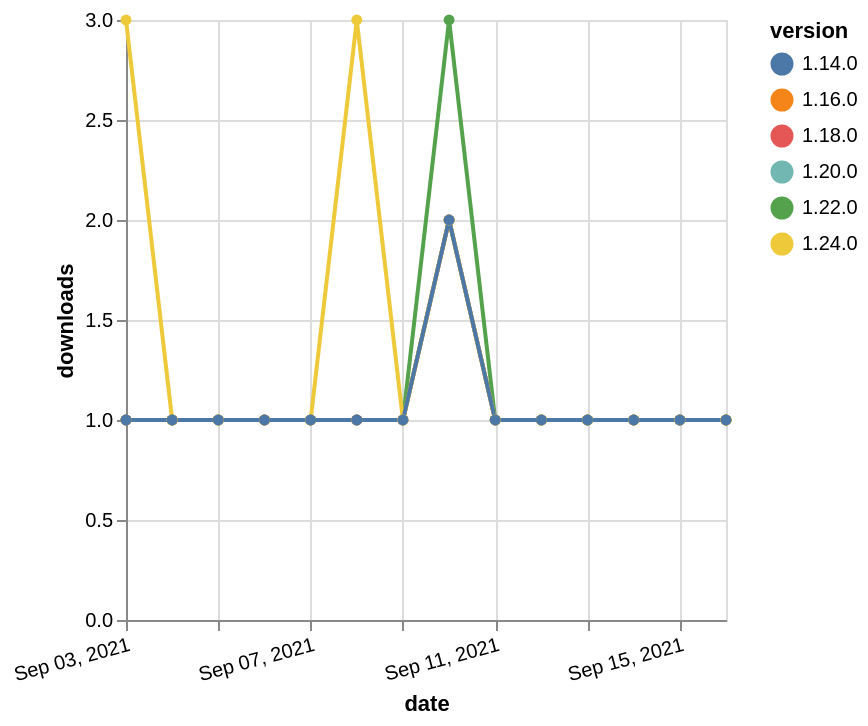

Describe this chart as a Vega-Lite specification.
### Vega-Lite specification from a JSON file in a GitHub repository (floating-point values rounded to 4 significant figures)
{"$schema": "https://vega.github.io/schema/vega-lite/v5.json", "description": "A simple bar chart with embedded data.", "data": {"values": [{"date": "2021-09-03", "total": 178, "delta": 1, "version": "1.18.0"}, {"date": "2021-09-04", "total": 179, "delta": 1, "version": "1.18.0"}, {"date": "2021-09-05", "total": 180, "delta": 1, "version": "1.18.0"}, {"date": "2021-09-06", "total": 181, "delta": 1, "version": "1.18.0"}, {"date": "2021-09-07", "total": 182, "delta": 1, "version": "1.18.0"}, {"date": "2021-09-08", "total": 183, "delta": 1, "version": "1.18.0"}, {"date": "2021-09-09", "total": 184, "delta": 1, "version": "1.18.0"}, {"date": "2021-09-10", "total": 186, "delta": 2, "version": "1.18.0"}, {"date": "2021-09-11", "total": 187, "delta": 1, "version": "1.18.0"}, {"date": "2021-09-12", "total": 188, "delta": 1, "version": "1.18.0"}, {"date": "2021-09-13", "total": 189, "delta": 1, "version": "1.18.0"}, {"date": "2021-09-14", "total": 190, "delta": 1, "version": "1.18.0"}, {"date": "2021-09-15", "total": 191, "delta": 1, "version": "1.18.0"}, {"date": "2021-09-16", "total": 192, "delta": 1, "version": "1.18.0"}, {"date": "2021-09-03", "total": 174, "delta": 1, "version": "1.22.0"}, {"date": "2021-09-04", "total": 175, "delta": 1, "version": "1.22.0"}, {"date": "2021-09-05", "total": 176, "delta": 1, "version": "1.22.0"}, {"date": "2021-09-06", "total": 177, "delta": 1, "version": "1.22.0"}, {"date": "2021-09-07", "total": 178, "delta": 1, "version": "1.22.0"}, {"date": "2021-09-08", "total": 179, "delta": 1, "version": "1.22.0"}, {"date": "2021-09-09", "total": 180, "delta": 1, "version": "1.22.0"}, {"date": "2021-09-10", "total": 183, "delta": 3, "version": "1.22.0"}, {"date": "2021-09-11", "total": 184, "delta": 1, "version": "1.22.0"}, {"date": "2021-09-12", "total": 185, "delta": 1, "version": "1.22.0"}, {"date": "2021-09-13", "total": 186, "delta": 1, "version": "1.22.0"}, {"date": "2021-09-14", "total": 187, "delta": 1, "version": "1.22.0"}, {"date": "2021-09-15", "total": 188, "delta": 1, "version": "1.22.0"}, {"date": "2021-09-16", "total": 189, "delta": 1, "version": "1.22.0"}, {"date": "2021-09-03", "total": 150, "delta": 1, "version": "1.20.0"}, {"date": "2021-09-04", "total": 151, "delta": 1, "version": "1.20.0"}, {"date": "2021-09-05", "total": 152, "delta": 1, "version": "1.20.0"}, {"date": "2021-09-06", "total": 153, "delta": 1, "version": "1.20.0"}, {"date": "2021-09-07", "total": 154, "delta": 1, "version": "1.20.0"}, {"date": "2021-09-08", "total": 155, "delta": 1, "version": "1.20.0"}, {"date": "2021-09-09", "total": 156, "delta": 1, "version": "1.20.0"}, {"date": "2021-09-10", "total": 158, "delta": 2, "version": "1.20.0"}, {"date": "2021-09-11", "total": 159, "delta": 1, "version": "1.20.0"}, {"date": "2021-09-12", "total": 160, "delta": 1, "version": "1.20.0"}, {"date": "2021-09-13", "total": 161, "delta": 1, "version": "1.20.0"}, {"date": "2021-09-14", "total": 162, "delta": 1, "version": "1.20.0"}, {"date": "2021-09-15", "total": 163, "delta": 1, "version": "1.20.0"}, {"date": "2021-09-16", "total": 164, "delta": 1, "version": "1.20.0"}, {"date": "2021-09-03", "total": 189, "delta": 1, "version": "1.16.0"}, {"date": "2021-09-04", "total": 190, "delta": 1, "version": "1.16.0"}, {"date": "2021-09-05", "total": 191, "delta": 1, "version": "1.16.0"}, {"date": "2021-09-06", "total": 192, "delta": 1, "version": "1.16.0"}, {"date": "2021-09-07", "total": 193, "delta": 1, "version": "1.16.0"}, {"date": "2021-09-08", "total": 194, "delta": 1, "version": "1.16.0"}, {"date": "2021-09-09", "total": 195, "delta": 1, "version": "1.16.0"}, {"date": "2021-09-10", "total": 197, "delta": 2, "version": "1.16.0"}, {"date": "2021-09-11", "total": 198, "delta": 1, "version": "1.16.0"}, {"date": "2021-09-12", "total": 199, "delta": 1, "version": "1.16.0"}, {"date": "2021-09-13", "total": 200, "delta": 1, "version": "1.16.0"}, {"date": "2021-09-14", "total": 201, "delta": 1, "version": "1.16.0"}, {"date": "2021-09-15", "total": 202, "delta": 1, "version": "1.16.0"}, {"date": "2021-09-16", "total": 203, "delta": 1, "version": "1.16.0"}, {"date": "2021-09-03", "total": 119, "delta": 3, "version": "1.24.0"}, {"date": "2021-09-04", "total": 120, "delta": 1, "version": "1.24.0"}, {"date": "2021-09-05", "total": 121, "delta": 1, "version": "1.24.0"}, {"date": "2021-09-06", "total": 122, "delta": 1, "version": "1.24.0"}, {"date": "2021-09-07", "total": 123, "delta": 1, "version": "1.24.0"}, {"date": "2021-09-08", "total": 126, "delta": 3, "version": "1.24.0"}, {"date": "2021-09-09", "total": 127, "delta": 1, "version": "1.24.0"}, {"date": "2021-09-10", "total": 129, "delta": 2, "version": "1.24.0"}, {"date": "2021-09-11", "total": 130, "delta": 1, "version": "1.24.0"}, {"date": "2021-09-12", "total": 131, "delta": 1, "version": "1.24.0"}, {"date": "2021-09-13", "total": 132, "delta": 1, "version": "1.24.0"}, {"date": "2021-09-14", "total": 133, "delta": 1, "version": "1.24.0"}, {"date": "2021-09-15", "total": 134, "delta": 1, "version": "1.24.0"}, {"date": "2021-09-16", "total": 135, "delta": 1, "version": "1.24.0"}, {"date": "2021-09-03", "total": 222, "delta": 1, "version": "1.14.0"}, {"date": "2021-09-04", "total": 223, "delta": 1, "version": "1.14.0"}, {"date": "2021-09-05", "total": 224, "delta": 1, "version": "1.14.0"}, {"date": "2021-09-06", "total": 225, "delta": 1, "version": "1.14.0"}, {"date": "2021-09-07", "total": 226, "delta": 1, "version": "1.14.0"}, {"date": "2021-09-08", "total": 227, "delta": 1, "version": "1.14.0"}, {"date": "2021-09-09", "total": 228, "delta": 1, "version": "1.14.0"}, {"date": "2021-09-10", "total": 230, "delta": 2, "version": "1.14.0"}, {"date": "2021-09-11", "total": 231, "delta": 1, "version": "1.14.0"}, {"date": "2021-09-12", "total": 232, "delta": 1, "version": "1.14.0"}, {"date": "2021-09-13", "total": 233, "delta": 1, "version": "1.14.0"}, {"date": "2021-09-14", "total": 234, "delta": 1, "version": "1.14.0"}, {"date": "2021-09-15", "total": 235, "delta": 1, "version": "1.14.0"}, {"date": "2021-09-16", "total": 236, "delta": 1, "version": "1.14.0"}]}, "width": "container", "mark": {"type": "line", "point": {"filled": true}}, "encoding": {"x": {"field": "date", "type": "temporal", "timeUnit": "yearmonthdate", "title": "date", "axis": {"labelAngle": -15}}, "y": {"field": "delta", "type": "quantitative", "title": "downloads"}, "color": {"field": "version", "type": "nominal"}, "tooltip": {"field": "delta"}}}
